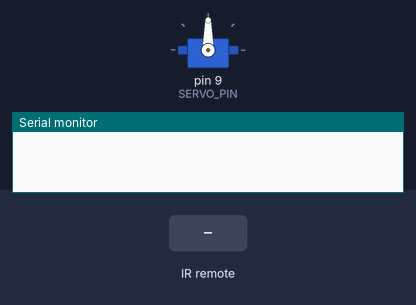
The sketch below on a simulated Arduino Uno, built with avr-gcc and run on an emulated ATmega328P. Shown: servo, the last lines printed to the serial monitor. Inputs (shaded band) come from the test bench.

Above: at 1.2 s.
1.3 s: infrared code 0x1 received
At 2.0 s:
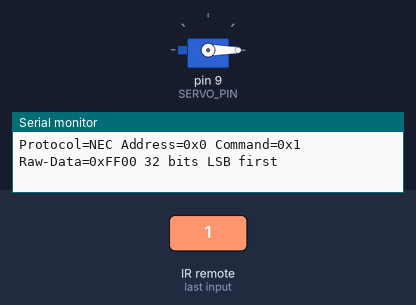
3.0 s: infrared code 0x0 received
At 3.1 s:
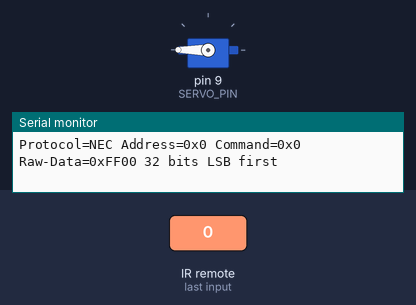
Timing chart, 0 to 6.0 s (numbered marks = the images above; inputs shaded):
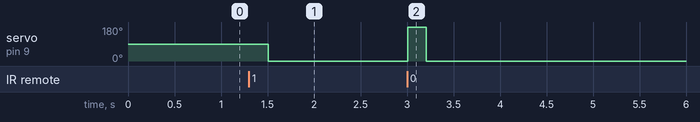

Measured:
- after the input at 1.3 s, servo on pin 9 (SERVO_PIN): 90° → 0° after 0.21 s
- after the input at 3.0 s, servo on pin 9 (SERVO_PIN): 0° → 180° at once, → 0° 0.20 s later

The sketch:

servo_receive.ino
```cpp
#include <IRremote.hpp>
#include <Servo.h>

Servo myServo;
const int irPin = 2;
const int SERVO_PIN = 9;

void setup() {
  myServo.attach(SERVO_PIN);
  Serial.begin(9600);
  IrReceiver.begin(irPin, ENABLE_LED_FEEDBACK);
  printActiveIRProtocols(&Serial);
}

void loop() {
  if (IrReceiver.decode()) {
    if (IrReceiver.decodedIRData.protocol == UNKNOWN) {
      Serial.println(("Unknown"));
    } else {
      IrReceiver.printIRResultShort(&Serial);
      IrReceiver.printIRSendUsage(&Serial);
      if (IrReceiver.decodedIRData.command == 0x1) {
        myServo.write(90);
        delay(200);
        myServo.write(0);
      } else if (IrReceiver.decodedIRData.command == 0x0) {
        myServo.write(180);
        delay(200);
        myServo.write(0);
      }
      delay(500);
    }
    IrReceiver.resume();
  }

}
```
